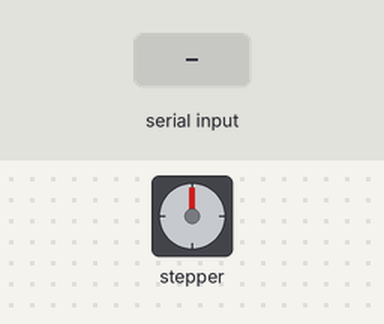
Bench run of a sketch on a simulated Arduino Uno, built with avr-gcc and run on an emulated ATmega328P. Shown: stepper motor. The inputs (shaded band) are chosen by the test bench. Stepper angles assume 200 steps per turn; what the sketch prints to the serial monitor is not drawn.

Above: at 1.2 s.
1.3 s: byte 30 received over Serial
At 1.5 s:
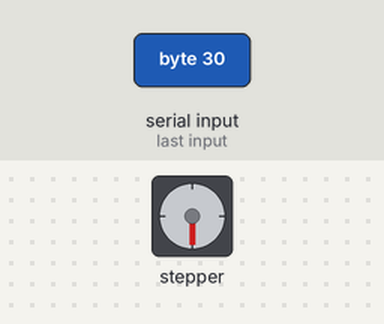
4.3 s: byte 90 received over Serial
Timing chart, 0 to 7.3 s (numbered marks = the images above; inputs shaded):
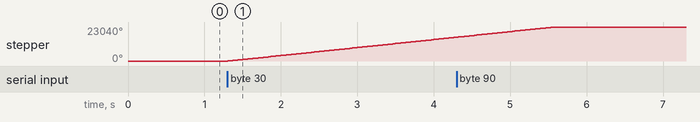

The sketch:

StepperTester.ino
```cpp
#include <AccelStepper.h>
#include <MultiStepper.h>
#include <RedBot.h>
#include <Stepper.h>

//AccelStepper motor1(AccelStepper::DRIVER, 3,2);
//AccelStepper motor2(AccelStepper::DRIVER, 13,12);
AccelStepper shooter(AccelStepper::DRIVER, 8, 9);
//
//MultiStepper motors;
//
//RedBotBumper pistonLBumper(6);
//RedBotBumper pistonRBumper(7);

MultiStepper shooters;

void setup() {
  // put your setup code here, to run once:
  Serial.begin(9600);

  shooters.addStepper(shooter);
//  motor1.setMaxSpeed(6000);
//   motor1.setAcceleration(40);
//   motor2.setMaxSpeed(6000);
//   motor2.setAcceleration(40);
//   //51200 steps is 1 inch
//
//   motors.addStepper(motor1);
//   motors.addStepper(motor2);

shooter.setCurrentPosition(0);
shooter.setMaxSpeed(9000);

pinMode(8, OUTPUT);
//   motor1.setCurrentPosition(0);
//   motor2.setCurrentPosition(0);

}

void loop() {

//    if(pistonLBumper.read() == LOW)
//      Serial.println("Left bumper down.");
//
//    if(pistonRBumper.read() == LOW)
//      Serial.println("Right bumper down.");

//  if (motor.distanceToGo() == 0)
//      motor.moveTo(-motor.currentPosition());
//    motor.run();

  int start = 0;

  Serial.println("When you are ready enter 1 and press 'enter': ");
  while (Serial.available() == 0)
  {
    delay(1);
  }

  start = Serial.read();

  Serial.println("start: " + start);

  long pos[1] = {12800};
  shooters.moveTo(pos);
  shooters.runSpeedToPosition();

//  Serial.println(shooter.currentPosition());

//for(int i = 0; i < 1000; i++)
//{
//  digitalWrite(8, HIGH);
//  delay(1);
//  digitalWrite(8, LOW);
//  delay(1);
//}

//  shooter.setSpeed(9000);
//  shooter.setAcceleration(0);
//  shooter.runToNewPosition(12800);
//  delay(100);
//  shooter.runToNewPosition(0);
//  digitalWrite(6, HIGH);
//  delay(1300);
//  for(int i = 0; i < 32; i++)
//  {
//    digitalWrite(5, HIGH);
//    delay(1);
//    digitalWrite(5, LOW);
//    delay(1);
//  }
//  delay(950);
//  digitalWrite(6, LOW);


//   put your main code here, to run repeatedly:
//  Serial.println(motor.currentPosition());

//  motor1.setSpeed(10000);
//  motor2.setSpeed(10000);
//
// long positions [2] = {-100000, -100000};
//
//   motors.moveTo(positions);
//   motors.runSpeedToPosition();


//
//motor1.moveTo(400);
////motor1.runToPosition();
//  while(motor1.distanceToGo() != 0)
//  {
//    motor1.runSpeedToPosition();
//  }


//  Serial.println(motor.distanceToGo());
//  if (motor.distanceToGo() == 0)
//    motor.moveTo(-motor.currentPosition());


//  motor.run();
//
//  Serial.println(motor.currentPosition());
//  Serial.println("target position: " + motor.targetPosition());
//
//  while(motor.distanceToGo() != 0)
//  {
//    motor.run();
//  }
//
//  Serial.println(motor.currentPosition());
//  motor.setCurrentPosition(200);
//  Serial.println(motor.currentPosition());
//  motor.setCurrentPosition(0);
//  Serial.println(motor.currentPosition());
//
////  motor.moveTo(3200);
////  motor.runSpeedToPosition();
//
 // start = 0;
}
```

Measured:
- after the input at 1.3 s, stepper: keeps turning clockwise at about 5410°/s, starting at once
